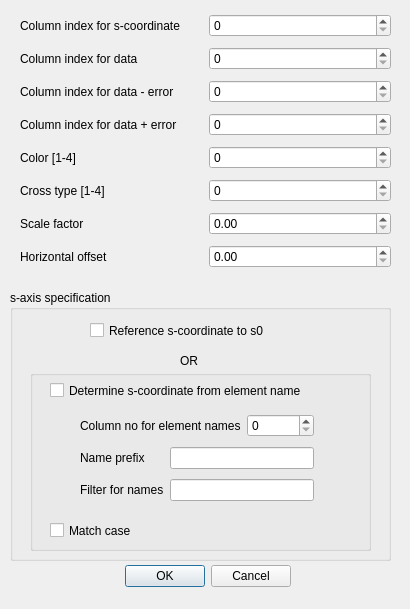
<?xml version="1.0" encoding="UTF-8"?>
<ui version="4.0">
 <class>MeasuredDataDialog</class>
 <widget class="QDialog" name="MeasuredDataDialog">
  <property name="geometry">
   <rect>
    <x>0</x>
    <y>0</y>
    <width>410</width>
    <height>609</height>
   </rect>
  </property>
  <property name="windowTitle">
   <string>Measured Data</string>
  </property>
  <widget class="QDialogButtonBox" name="buttonBox">
   <property name="geometry">
    <rect>
     <x>120</x>
     <y>560</y>
     <width>171</width>
     <height>32</height>
    </rect>
   </property>
   <property name="orientation">
    <enum>Qt::Horizontal</enum>
   </property>
   <property name="standardButtons">
    <set>QDialogButtonBox::Cancel|QDialogButtonBox::Ok</set>
   </property>
  </widget>
  <widget class="QLabel" name="label_10">
   <property name="geometry">
    <rect>
     <x>30</x>
     <y>460</y>
     <width>55</width>
     <height>13</height>
    </rect>
   </property>
   <property name="text">
    <string/>
   </property>
  </widget>
  <widget class="QWidget" name="layoutWidget">
   <property name="geometry">
    <rect>
     <x>20</x>
     <y>10</y>
     <width>371</width>
     <height>268</height>
    </rect>
   </property>
   <layout class="QGridLayout" name="gridLayout">
    <item row="0" column="0">
     <widget class="QLabel" name="label">
      <property name="text">
       <string>Column index for s-coordinate</string>
      </property>
     </widget>
    </item>
    <item row="0" column="1">
     <widget class="QSpinBox" name="spinBox"/>
    </item>
    <item row="1" column="0">
     <widget class="QLabel" name="label_2">
      <property name="text">
       <string>Column index for data</string>
      </property>
     </widget>
    </item>
    <item row="1" column="1">
     <widget class="QSpinBox" name="spinBox_3"/>
    </item>
    <item row="2" column="0">
     <widget class="QLabel" name="label_3">
      <property name="text">
       <string>Column index for data - error</string>
      </property>
     </widget>
    </item>
    <item row="2" column="1">
     <widget class="QSpinBox" name="spinBox_4"/>
    </item>
    <item row="3" column="0">
     <widget class="QLabel" name="label_4">
      <property name="text">
       <string>Column index for data + error</string>
      </property>
     </widget>
    </item>
    <item row="3" column="1">
     <widget class="QSpinBox" name="spinBox_5"/>
    </item>
    <item row="4" column="0">
     <widget class="QLabel" name="label_5">
      <property name="text">
       <string>Color [1-4]</string>
      </property>
     </widget>
    </item>
    <item row="4" column="1">
     <widget class="QSpinBox" name="spinBox_6"/>
    </item>
    <item row="5" column="0">
     <widget class="QLabel" name="label_6">
      <property name="text">
       <string>Cross type [1-4]</string>
      </property>
     </widget>
    </item>
    <item row="5" column="1">
     <widget class="QSpinBox" name="spinBox_7"/>
    </item>
    <item row="6" column="0">
     <widget class="QLabel" name="label_7">
      <property name="text">
       <string>Scale factor</string>
      </property>
     </widget>
    </item>
    <item row="6" column="1">
     <widget class="QDoubleSpinBox" name="doubleSpinBox"/>
    </item>
    <item row="7" column="0">
     <widget class="QLabel" name="label_8">
      <property name="text">
       <string>Horizontal offset</string>
      </property>
     </widget>
    </item>
    <item row="7" column="1">
     <widget class="QDoubleSpinBox" name="doubleSpinBox_2"/>
    </item>
   </layout>
  </widget>
  <widget class="QGroupBox" name="groupBox">
   <property name="geometry">
    <rect>
     <x>10</x>
     <y>290</y>
     <width>381</width>
     <height>271</height>
    </rect>
   </property>
   <property name="title">
    <string>s-axis specification</string>
   </property>
   <widget class="QCheckBox" name="checkBox">
    <property name="geometry">
     <rect>
      <x>80</x>
      <y>30</y>
      <width>211</width>
      <height>21</height>
     </rect>
    </property>
    <property name="text">
     <string>Reference s-coordinate to s0</string>
    </property>
   </widget>
   <widget class="QLabel" name="label_9">
    <property name="geometry">
     <rect>
      <x>170</x>
      <y>60</y>
      <width>55</width>
      <height>21</height>
     </rect>
    </property>
    <property name="text">
     <string>OR</string>
    </property>
   </widget>
   <widget class="QGroupBox" name="groupBox_3">
    <property name="geometry">
     <rect>
      <x>20</x>
      <y>80</y>
      <width>341</width>
      <height>181</height>
     </rect>
    </property>
    <property name="title">
     <string/>
    </property>
    <widget class="QWidget" name="layoutWidget_2">
     <property name="geometry">
      <rect>
       <x>50</x>
       <y>40</y>
       <width>234</width>
       <height>98</height>
      </rect>
     </property>
     <layout class="QGridLayout" name="gridLayout_2">
      <item row="0" column="0" colspan="2">
       <widget class="QLabel" name="label_11">
        <property name="text">
         <string>Column no for element names</string>
        </property>
       </widget>
      </item>
      <item row="0" column="2">
       <widget class="QSpinBox" name="spinBox_2"/>
      </item>
      <item row="1" column="0">
       <widget class="QLabel" name="label_12">
        <property name="text">
         <string>Name prefix</string>
        </property>
       </widget>
      </item>
      <item row="1" column="1" colspan="2">
       <widget class="QLineEdit" name="lineEdit_2"/>
      </item>
      <item row="2" column="0">
       <widget class="QLabel" name="label_13">
        <property name="text">
         <string>Filter for names</string>
        </property>
       </widget>
      </item>
      <item row="2" column="1" colspan="2">
       <widget class="QLineEdit" name="lineEdit"/>
      </item>
     </layout>
    </widget>
    <widget class="QCheckBox" name="checkBox_2">
     <property name="geometry">
      <rect>
       <x>20</x>
       <y>10</y>
       <width>301</width>
       <height>21</height>
      </rect>
     </property>
     <property name="text">
      <string>Determine s-coordinate from element name</string>
     </property>
    </widget>
    <widget class="QCheckBox" name="checkBox_3">
     <property name="geometry">
      <rect>
       <x>20</x>
       <y>150</y>
       <width>111</width>
       <height>21</height>
      </rect>
     </property>
     <property name="text">
      <string>Match case</string>
     </property>
    </widget>
   </widget>
  </widget>
 </widget>
 <resources/>
 <connections>
  <connection>
   <sender>buttonBox</sender>
   <signal>accepted()</signal>
   <receiver>MeasuredDataDialog</receiver>
   <slot>accept()</slot>
   <hints>
    <hint type="sourcelabel">
     <x>248</x>
     <y>254</y>
    </hint>
    <hint type="destinationlabel">
     <x>157</x>
     <y>274</y>
    </hint>
   </hints>
  </connection>
  <connection>
   <sender>buttonBox</sender>
   <signal>rejected()</signal>
   <receiver>MeasuredDataDialog</receiver>
   <slot>reject()</slot>
   <hints>
    <hint type="sourcelabel">
     <x>316</x>
     <y>260</y>
    </hint>
    <hint type="destinationlabel">
     <x>286</x>
     <y>274</y>
    </hint>
   </hints>
  </connection>
 </connections>
</ui>
